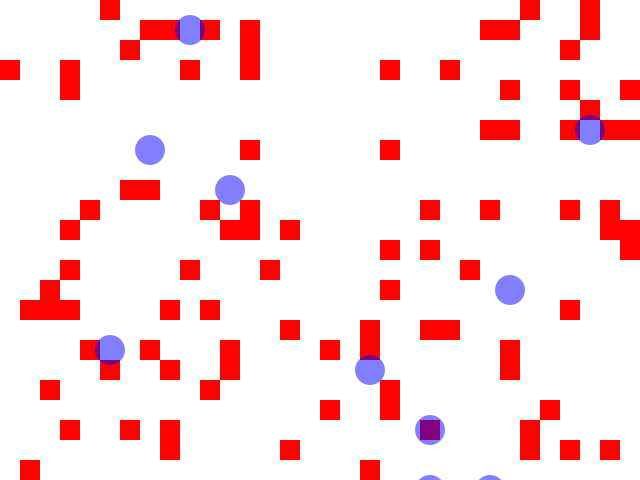
Frame 1 (no input)
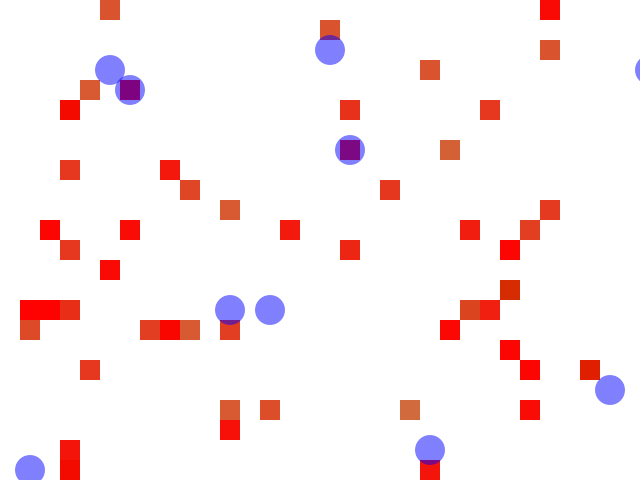
Frame 60 (the mouse pressed at the canvas centre just before this capture)
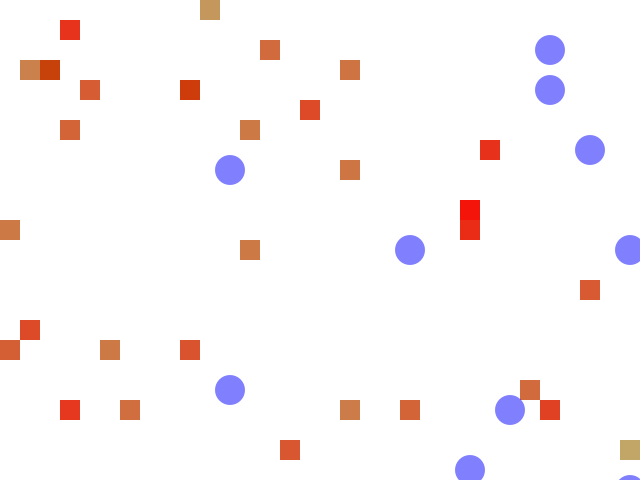
Frame 120 (the mouse held since frame 60 and released just before this capture)

The Processing sketch that drew these frames (run headless with seeded random() and noise(); from frame 60 on, the mouse is pressed at the canvas centre):

// Processing sketch: exercise04
// ── exercise04.pde
// Griddies
// by Pippin Barr
// MODIFIED BY: Will Graham-Simpkins
//
// A simple artificial life system on a grid. The "griddies" are squares that move
// around randomly, using energy to do so. They gain energy by overlapping with
// other griddies. If a griddie loses all its energy it dies.

// The size of a single grid element (in pixels; 20x20)
int gridSize = 20;
// An array storing all the griddies
// Griddie[] : a type, tells processing it is an array of ints
// griddies : name of the variable containing the declared array
// = new Griddie[100]: initializing the variable to make a new array
// Griddie is the type of value the array will store
// Griddie[100] : the array can store 100 Griddies
// each instance in the array is known as an element, and they are numbered (indexes)
// 
Griddie[] griddies = new Griddie[100];
Parasite[] parasites = new Parasite[10];
// setup()
//
// Set up the window and the griddies

void setup() {
  // Set up the window size and framerate (lower so we can watch easier)
  size(640, 480);
  frameRate(10);

  // QUESTION: What does this for loop do?
  // this loop creates 100 Griddie objects
  // i is instantiated at 0; griddies.length = 100;
  // adds 1 to i, thus repeating the process for each element of the array
  // effectively giving a random x/y-pos to each of the 100 Griddie objects
  // which have been created by the loop
  
  // griddies.length : the length of the array, 100
  for (int i = 0; i < griddies.length; i++) {
    
    // floor : rounds down a float to its nearest integer value
    // random : creates random value between 0 and the window size divided by gridSize (20)
    int x = floor(random(0, width/gridSize));
    int y = floor(random(0, height/gridSize));
    
    // griddies[i] = new Griddie : creates a new instance of the Griddie class
    // using [i] as the element number in the array
    // its 3 properties being x-pos, y-pos, and size
    // (x/y-pos being factors of the previous random function, and gridSize=20)
    griddies[i] = new Griddie(x * gridSize, y * gridSize, gridSize);
  }
  
  // Creates 10 Parasite objects
  for (int p = 0; p < parasites.length; p++) {
    int x = floor(random(0, width/gridSize));
    int y = floor(random(0, height/gridSize));
    parasites[p] = new Parasite(x * gridSize, y * gridSize, gridSize);
  }
}

// draw()
//
// Update all the griddies, check for collisions between them, display them.
// Update all the parasites, check for collisions with griddies, display them.

void draw() {
  background(255);

  // We need to loop through all the griddies one by one
  for (int i = 0; i < griddies.length; i++) {

    // Update the griddies
    griddies[i].update();

    // Now go through all the griddies a second time... (using a different value in the for loop, j)
    for (int j = 0; j < griddies.length; j++) {
      
      // QUESTION: What is this if-statement for?
      // this if-statement checks if the value of j is NOT equal to the value of i...
      // AFTER the griddies[i]update() function is run
      // basically, compares each individual griddie with every other one and NOT itself...
      // then runs the collide() function
      if (j != i) {
        
        // QUESTION: What does this line check?
        // this line checks if there are 2 griddies colliding or overlapping...
        // and runs the collide() function if they are...
        // griddies[j] being the "other" griddie referred to in the Griddie class
        // simply put, compares all griddies[i] and griddies[j] values that are NOT identical...
        // ie. aren't the same Griddie object (by comparing their index number)...
        // and runs the collide() function to check if they are overlapping...
        // and runs the code set in the collide() function if they in fact are
        // ie. if either griddie has an energy level of 0 (aka it is "dead")...
        // or if they have identical x&y coordinates (aka if they are overlapping)
        griddies[i].collide(griddies[j]);
      }
    }
    // Display the griddies
    griddies[i].display();
  }
  
  // goes through the parasites, updates them, and applies the attack() function on overlap with griddie
  for (int p = 0; p < parasites.length; p++) {
      parasites[p].update();
      for (int j = 0; j < griddies.length; j++) {
        if (j != p) {
          parasites[p].attack(griddies[j]);    
        }
      }
    // Display the parasites
    parasites[p].display();
  }
}
// ── Griddie.pde
// Griddie
//
// A class defining the behaviour of a single Griddie
// which can move randomly in the window (within the grid),
// loses energy per move, and gains energy from overlapping
// with another Griddie.

class Griddie {
  // Limits for energy level and gains/losses
  int maxEnergy = 255;
  int moveEnergy = -1;
  int collideEnergy = 10;
  
  // Position, size, energy, and fill color
  int x;
  int y;
  int size;
  int energy;
  int energyOffset;
  color fill = color(255,0,0);

  // Griddie(tempX, tempY, tempSize)
  //
  // Set up the Griddie with the specified location and size
  // Initialise energy to the maximum
  Griddie(int tempX, int tempY, int tempSize) {
    x = tempX;
    y = tempY;
    size = tempSize;
    energy = maxEnergy;
  }

  // update()
  //
  // Move the Griddie and update its energy levels
  void update() {
    
    // QUESTION: What is this if-statement for?
    // return in this case is used to break out of the update() function
    // the if-statement checks if a Griddie's energy level is at 0
    // if it is, the function is terminated before the remaining steps can occur...
    // effectively "killing" that specific griddie. forever.
    if (energy == 0) {
      return;
    }
    
    // QUESTION: How does the Griddie movement updating work?
    // x & yMoveType: integer values randomly chosen between -1, 0, 1, & 2
    // x & y += size * x&yMovetype: adds griddies' size, 20px...
    // by a factor of the previously chosen random integer...
    // to the x & y int values, ie. their coordinates...
    // effectively allowing them to "move" in "blocks" of 20px...
    // effectively creating a "grid"-style organization, each cell being 20*20
    
    int xMoveType = floor(random(-1,2));
    int yMoveType = floor(random(-1,2));
    x += size * xMoveType;
    y += size * yMoveType;
    
    // QUESTION: What are these if statements doing?
    // the first checks if x is less than 0, ie. if it is off the left side of the window
    // if it is, it adds the width of the window to the x value coordinate...
    // effectively "wrapping" it around to the other side of the window...
    // as opposed to having it hidden or destroyed
    if (x < 0) {
      x += width;
    }
    
    // the second checks if x is greater than or equal to the width of the window, ie. if it is off the right side
    // if it is, it subtracts the width of the window from the x value coordinate...
    // effectively "wrapping" it around to the other side of the window
    else if (x >= width) {
      x -= width;
    }
    
    // the 3rd & 4th if statements do the same thing described above
    // only for the y coordinates
    if (y < 0) {
      y += height;
    }
    else if (y >= height) {
      y -= height;
    }

    // Update the Griddie's energy
    // Note that moveEnergy is negative, so this _loses_ energy
    energy += moveEnergy;
    
    // Constrain the Griddies energy level to be within the defined bounds
    energy = constrain(energy,0,maxEnergy);
    energyOffset = maxEnergy-energy;
  }

  // collide(other)
  //
  // Checks for collision with the other Griddie
  // and updates energy level
  
  void collide(Griddie other) {
    // QUESTION: What is this if-statement for?
    // this if statement checks if either of the colliding griddies' energy levels are equal to 0
    // if they are, return terminates the function, preventing the rest of it from occurring
    if (energy == 0 || other.energy == 0) {
      return;
    }
    
    // QUESTION: What does this if-statement check?
    // this if statement checks if the x&y values of a griddie...
    // are equal to the x&y calues of a colliding griddie...
    // ie. if they are the same, or overlapping
    // if they are, the griddie's energy is increased by 10...
    // then constrains the energy value to not fall below 0 or exceed 255
    if (x == other.x && y == other.y) {
      // Increase this Griddie's energy
      energy += collideEnergy;
      // Constrain the energy level to be within bounds
      energy = constrain(energy,0,maxEnergy);
    }
  }

  // display()
  //
  // Draw the Griddie on the screen as a rectangle
  void display() {
    // QUESTION: What does this fill line do?
    // the color fill is declared as red up above
    // this fill function sets the parameters for the rect being drawn...
    // the value for its alpha channel being taken from its energy value...
    // effectively displaying the griddies with varying degrees of transparancy...
    // depending on their energy levels
    // ie. less energy = more transparency
    fill((255-energyOffset),energyOffset,0, energy); 
    noStroke();
    rect(x, y, size, size);
  }
}
// ── Parasite.pde
// Parasite
//
// A class defining the behaviour of a single Parasite
// which can move randomly in the window (within the grid),
// and drains energy from Griddies

class Parasite {
  // Sets the level of energy a parasite will drain from a griddie by collision
  int drainEnergy = 50;
  
  // Position, size, energy, and fill color
  int x;
  int y;
  int size;
  int energy;
  color fill = color(0,0,255);

  // Parasite(tempX, tempY, tempSize)
  //
  // Set up the Parasite with the specified location and size
  Parasite(int tempX, int tempY, int tempSize) {
    x = tempX;
    y = tempY;
    size = tempSize;
  }
  
  // update()
  //
  // Move the Parasite
  void update() {
    
    int xMoveType = floor(random(-1,2));
    int yMoveType = floor(random(-1,2));
    x += size * xMoveType;
    y += size * yMoveType;
    
    if (x < 0) {
      x += width;
    }
    else if (x >= width) {
      x -= width;
    }
    if (y < 0) {
      y += height;
    }
    else if (y >= height) {
      y -= height;
    }
  }
  // attack(host)
  //
  // Checks for collision with Griddie
  // and updates energy level
  
  void attack(Griddie host) {

    if (x == host.x && y == host.y) {
      // Decreases that Griddie's energy
      host.energy -= drainEnergy;
      // Constrain the energy level to be within bounds
      host.energy = constrain(energy,0,255);
    }
  }

  // display()
  //
  // Draw the Parasite on the screen as a transparent circle
  void display() {
    fill(fill, 127); 
    noStroke();
    ellipseMode(CORNER);
    ellipse(x+15, y+15, 30, 30);
  }
}
